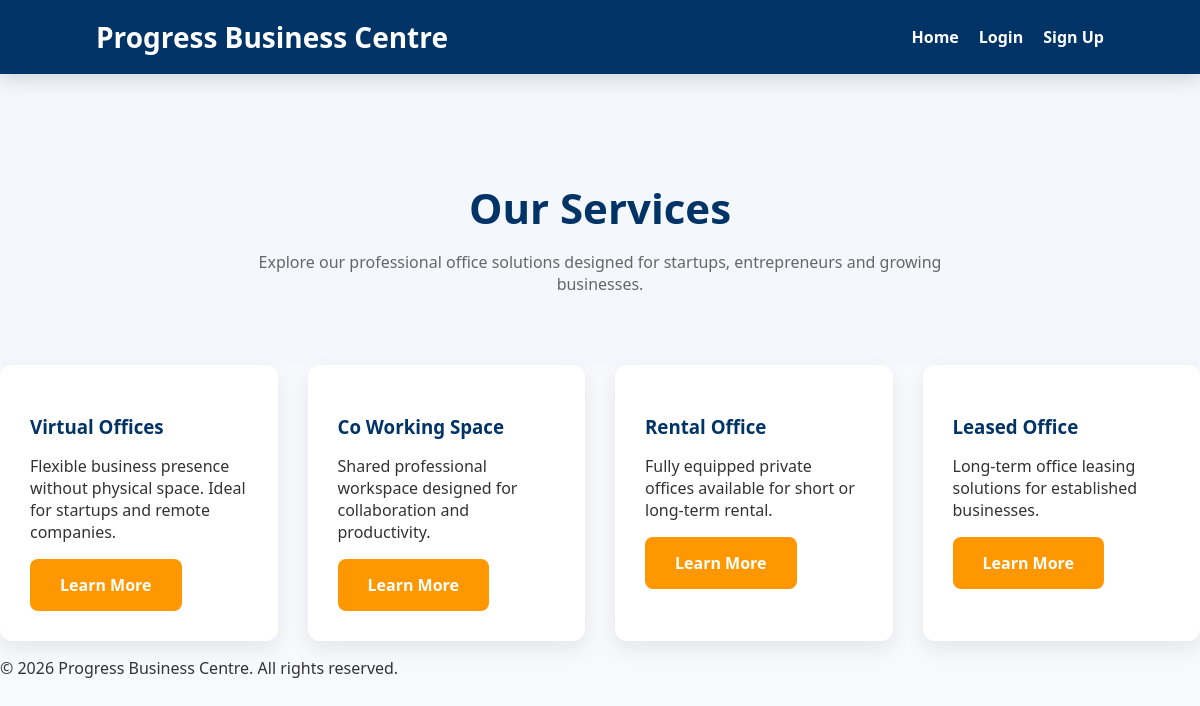
Page /services/ on the committed database.
### main_app/models.py (models this page shows, shortened)
class Service(models.Model):
    title = models.CharField(max_length=100)
    description = models.TextField()
    icon = models.CharField(max_length=100, blank=True)
    available = models.BooleanField(default=True)

### main_app/views.py (the view)
# urls.py: path('services/', views.ServiceList.as_view(), name='services'),
class ServiceList(ListView):
    model = Service
    template_name = 'services/index.html'
    context_object_name = 'services'

### main_app/templates/services/index.html
{% extends 'base.html' %}
{% block content %}
<section class="page-header">
<h1>Our Services</h1>
<p>
Explore our professional office solutions designed for startups,
entrepreneurs and growing businesses.
</p>
</section>
<section class="card-grid">
{% for service in services %}
<div class="service-card">
<h3>{{ service.title }}</h3>
<p>{{ service.description }}</p>
<a class="btn" href="{% url 'service_detail' service.id %}">
Learn More
</a>
</div>
{% endfor %}
</section>
{% endblock %}

### main_app/static/css/style.css (style rules this page uses)
body { margin:0; font-family:Segoe UI,Tahoma,sans-serif; background:#f7f9fc; color:#333; }
.btn { display:inline-block; background:#ff9800; color:white; padding:15px 30px; border-radius:8px; text-decoration:none; font-weight:bold; transition:.3s; }
.card-grid { display:grid; grid-template-columns:repeat(auto-fit,minmax(250px,1fr)); gap:30px; }
.feature-card, .service-card, .about-card { background:#fff; border-radius:12px; padding:30px; box-shadow:0 8px 20px rgba(0,0,0,.08); transition:.3s; }
.feature-card h4, .service-card h3 { color:#003366; margin-bottom:15px; }
.page-header { background:#f4f8fc; padding:70px 10%; text-align:center; }
.page-header h1 { color:#003366; font-size:42px; margin-bottom:15px; }
.page-header p { max-width:700px; margin:auto; color:#666; }
a { color:#005792; }

### rows in the picture
Service: title "Virtual Offices", description "Flexible business presence without physical space. Ideal for startups and remote companies."
Service: title "Co Working Space", description "Shared professional workspace designed for collaboration and productivity."
Service: title "Rental Office", description "Fully equipped private offices available for short or long-term rental."
Service: title "Leased Office", description "Long-term office leasing solutions for established businesses."
